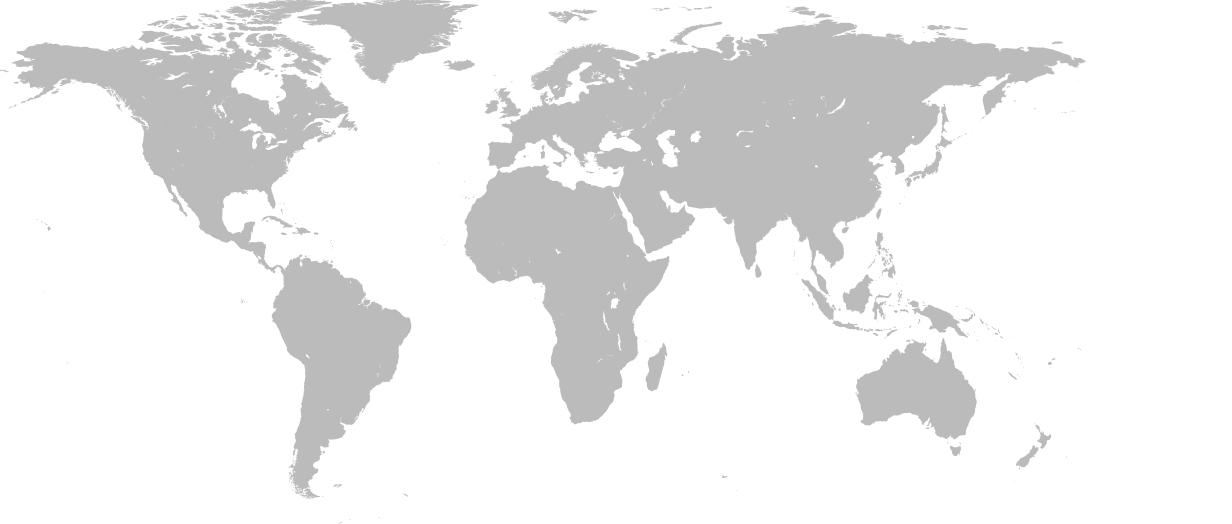
//> input picture C++/ConvexHull/sample.jpg, 1232 x 524 px
$ ./ConvexHull   (built with g++ and OpenCV 4)
//> lines starting //> are read from the running program, lines starting //| are printed output that depends on the picture; after the words box and inside, x2 and y2 are one past the last pixel; in counts of white or black regions, pixels touching at a corner belong together
# include <opencv2/highgui/highgui.hpp>
# include <opencv2/imgproc/imgproc.hpp>

#include<iostream>
#include<cstdlib>

using namespace cv;
using namespace std;

int main(int argc, char** argv) {
	string image_path;
	if (argc < 2)
		image_path = "sample.jpg";
	else
		image_path = argv[1];

	//declare images
	Mat src, gray, blur_image, threshold_output;

	//take input image
	src = imread(image_path, 1);
//> src is the input picture: 524 rows x 1232 cols, CV_8UC3; min 167, max 255, mean 237.6

	//Convert to grayscale
	cvtColor(src, gray, COLOR_BGR2GRAY);

	//add blurring to the input image
	blur(gray, blur_image, Size(3, 3));

	//binary threshold the input image
	threshold(gray, threshold_output, 200, 255, THRESH_BINARY);
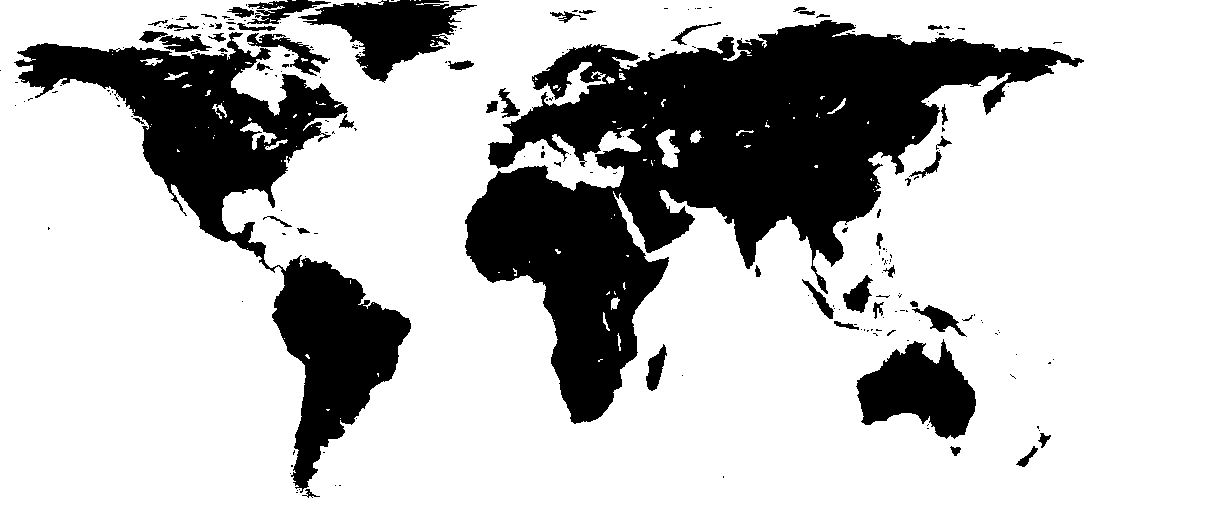
//> threshold_output: 524 rows x 1232 cols, CV_8UC1; 75.5% white; 206 black regions (152 under 20 px)

	//show source image
	namedWindow("Source image");
	imshow("Scource image", src);


	//Convex Hull implementation
	Mat src_copy = src.clone();

	//Contours vector
	vector<vector<Point>> contours;
	vector<Vec4i> hierarchy;

	//find Convex for the thresholded image
	findContours(threshold_output, contours, hierarchy, RETR_TREE, CHAIN_APPROX_SIMPLE, Point(0, 0));
//> contours = 399 contours, 323 with area under 20; largest, box (x1, y1, x2, y2) and area: (0, 0, 1232, 524) 635834, (464, 19, 1085, 425) 96420, (13, 31, 412, 494) 44393, (855, 338, 977, 440) 7430, (246, 32, 331, 77) 1229

	//create convex hull vector
	vector<vector<Point>> hull(contours.size());
//> hull = 399 empty contours

	//find convex hull for each contour
	for (int i = 0; i < contours.size(); i++) {
		convexHull(Mat(contours[i]), hull[i], false);
	}
//> after the loop, hull = 399 contours, 318 with area under 20; largest, box (x1, y1, x2, y2) and area: (0, 0, 1232, 524) 643813, (464, 19, 1085, 425) 145864, (13, 31, 412, 494) 99102, (855, 338, 977, 440) 9073, (246, 32, 331, 77) 1958

	//create empty black image
	Mat drawing = Mat::zeros(threshold_output.size(), CV_8UC3);
	//draw contours and convex hull on the empty black image
	for (int i = 0; i < contours.size(); i++) {
		Scalar color_contours = Scalar(0, 255, 0);//color for contours: blue
		Scalar color = Scalar(255, 255, 255); // color for convex hull: white
		//draw contours
		drawContours(drawing, contours, i, color_contours, 2, 8, vector<Vec4i>(), 0, Point());
		//draw convex hull
		drawContours(drawing, hull, i, color, 2, 8, vector<Vec4i>(), 0, Point());

	}
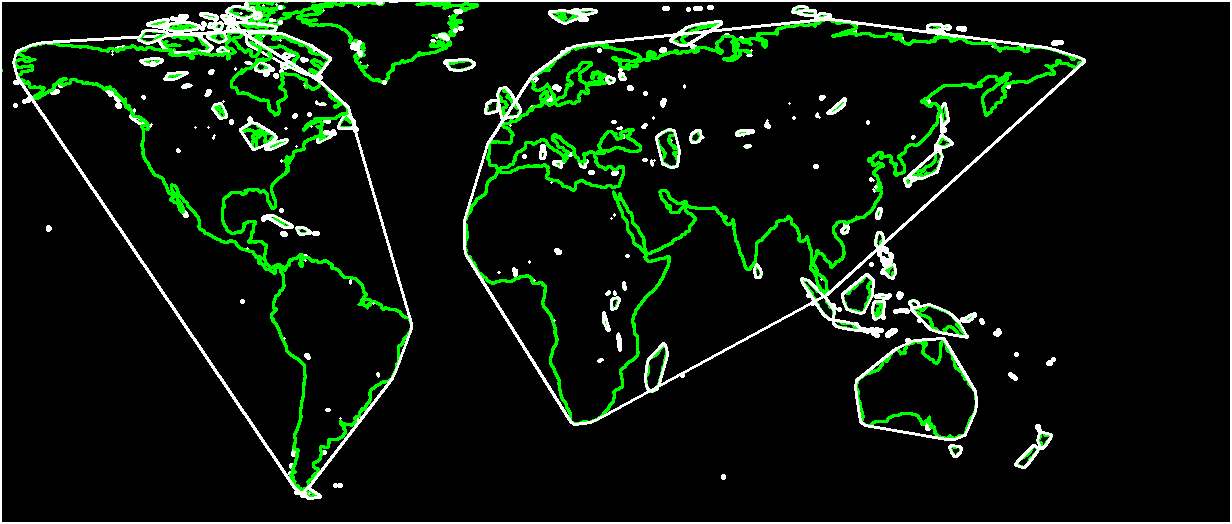
//> drawing: 524 rows x 1232 cols, CV_8UC3; mean B, G, R 12.7, 23.8, 12.7

	namedWindow("Output", WINDOW_AUTOSIZE);
	imshow("Output", drawing);

	waitKey(0);
	return 0;


}
